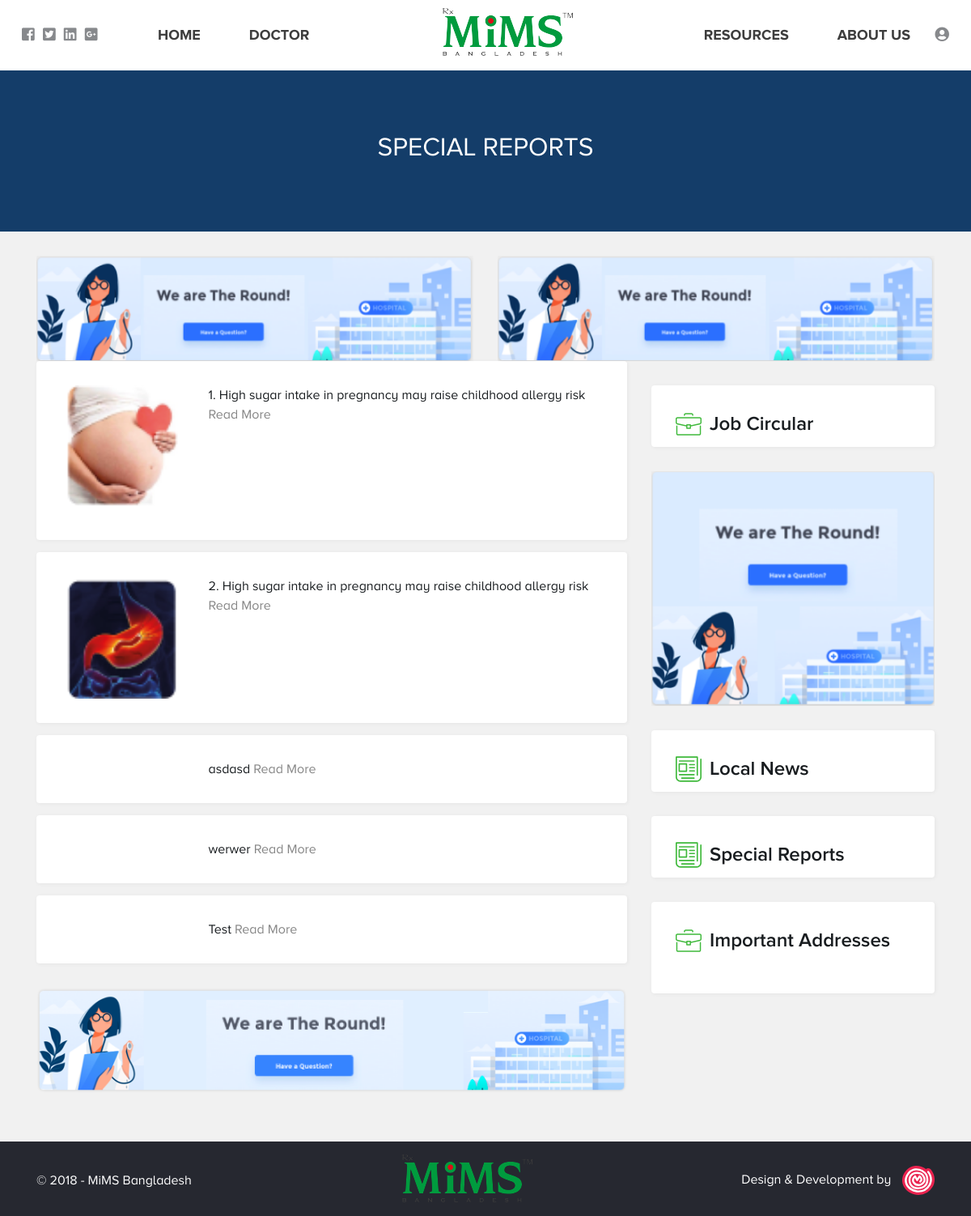
The page /index.php/specialreports/getAllLocalSpecialReports on the database its author committed.
### tables this page shows
CREATE TABLE `mims_specialreports` (
  `ID` bigint(20) NOT NULL,
  `Title` varchar(300) NOT NULL,
  `LinkAddress` varchar(300) NOT NULL,
  `ImagePath` varchar(300) DEFAULT NULL,
  `LastUpdate` timestamp NOT NULL DEFAULT CURRENT_TIMESTAMP,
  `CreatedBy` bigint(20) NOT NULL,
  `IsActive` tinyint(1) NOT NULL DEFAULT '1'
);

### application/controllers/SpecialReports.php (called while the page is built, shortened)
<?php defined('BASEPATH') OR exit('No direct script access allowed');
class SpecialReports extends CI_Controller {
    public function __construct() {
        $this->load->model('SpecialReports_model');
    }
    public function getAllLocalSpecialReports() {
        $data = array();
        list($data['AllSpecialReports'], $data['TotalSpecialReport']) = $this->SpecialReports_model->getAllActiveSpecialReports();
        $this->load->view('front-end/header');
        $this->load->view('js/frontend-common-script');
        $this->load->view('js/frontend-special-report-script');
        $this->load->view('front-end/local-special-reports', $data);
        $this->load->view('front-end/footer');
    }
}

### index.php (called while the page is built, shortened)
<?php
require_once BASEPATH.'core/CodeIgniter.php';

### application/models/SpecialReports_model.php (called while the page is built, shortened)
<?php if ( ! defined('BASEPATH')) exit('No direct script access allowed');
class SpecialReports_model extends GeneralData_model {
    public function getAllActiveSpecialReports() {
        $this->db->select('sr.ID, sr.Title, sr.LinkAddress, sr.ImagePath, sr.IsActive');
        $this->db->from('specialreports AS sr');
        $this->db->where('sr.IsActive', 1);
        $this->db->limit(config_item('per_page_special_report_number'));
        $special_report = $this->db->get()->result_array();
        $this->db->select('sr.ID');
        $this->db->from('specialreports AS sr');
        $this->db->where('sr.IsActive', 1);
        $result = $this->db->get()->result_array();
        return array($special_report, count($result));
    }
}

### application/views/front-end/local-special-reports.php (the view, shortened to what this page needs)
<div class="banner title-banner d-md-flex d-none">
    <h2>Special Reports</h2>
</div>
<div class="container">
    <div class="row">
        <div class="col-md-6 col-12">
            <div class="in-page-advert special-report-advert-top-left">
                <img src="<?php echo base_url();?>application/views/images/add-6.png" alt="">
            </div>
        </div>
        <div class="col-md-6 col-12">
            <div class="in-page-advert special-report-advert-top-right">
                <img src="<?php echo base_url();?>application/views/images/add-6.png" alt="">
            </div>
        </div>
    </div>
</div>
<div class="container">
    <div class="row">
        <div class="col-md-8 col-12">
            <div class="special-report-list container">
                <?php
                foreach ($AllSpecialReports AS $report) {
                    echo '<div class="news-item row">
                    <div class="news-thumb col-3">
                        <img src="'.base_url('SpecialReportImages/'.$report['ImagePath']).'" alt="">
                    </div>
                    <div class="news-info col-9">
                        <a class="news-title" href="'.$report['LinkAddress'].'" target="_blank">'.$report['Title'].'</a>
                        <a href="'.$report['LinkAddress'].'" target="_blank" class="read-more">Read More</a>
                    </div>
                </div>';
                }
                ?>
            </div>
            <div class="in-page-advert special-report-advert-bottom">
                <img src="<?php echo base_url();?>application/views/images/add-12.png" alt="">
            </div>
        </div>
        <div class="col-md-4 col-12">
            <div class="container">
                <div class="row">
                    <div class="content-section col-12" style="padding: 0; height: auto; max-height: none;">
                        <div class="section-header own-pad">
                            <span><img src="<?php echo base_url();?>application/views/images/icons/briefcase.svg" alt="*"></span>Job Circular
                        </div>
                    </div>
                </div>
                <div class="row">
                    <div class="in-page-advert side-col special-report-sidebar-advert">
                        <img src="<?php echo base_url();?>application/views/images/add-4.png" alt="">
                    </div>
                </div>
                <div class="row">
                    <div class="content-section col-12" style="padding: 0; height: auto; max-height: none;">
                        <div class="section-header own-pad">
                            <span><img src="<?php echo base_url();?>application/views/images/icons/newspaper.svg" alt="*"></span>Local News
                        </div>
                    </div>
                </div>
                <div class="row">
                    <div class="content-section col-12" style="padding: 0; height: auto; max-height: none;">
                        <div class="section-header own-pad">
                            <span><img src="<?php echo base_url();?>application/views/images/icons/newspaper.svg" alt="*"></span>Special Reports
                        </div>
                    </div>
                </div>
                <div class="row">
                    <div class="content-section col-12" style="padding: 0; max-height: none;">
                        <div class="section-header own-pad">
                            <span><img src="<?php echo base_url();?>application/views/images/icons/briefcase.svg" alt="*"></span>Important Addresses
                        </div>
                        <ul class="address-list sidebar-assress"></ul>
                    </div>
                </div>
            </div>
        </div>
    </div>
</div>

### application/views/css/base.css (style rules this page uses)
:root { --font-size-regular: 16px; --font-size-medium: 18px; --font-size-header: 24px; --font-size-text: 14px; --font-size-small: 12px; --brand-color: #009b3e; --theme-color-primary: #3fb93b; --theme-color-dark: #005335; --theme-color-red: #ed1b25; --title-color: #191d20; --sub-title-color: #585858; --text-color: #868686; --text-color-white: #ffffff; --text-color-light-gray: #9b9b9b; --th-color: #eeeeee; --body-bg: #f1f1f1; --section-bg: #ffffff; --seconday-bg: #143d69; --footer-bg: #262830; --disabled-btn-bg: #d1d1d1; --social-links-color: #87898C; --medium-border-color: #dddddd; --light-border-color: #e1e1e1; --lighter-border-color: #f1f1f1; --font-regular: 'Proxima Nova', Georgia, sans-serif; --font-light: 'proxima_nova_ltthin', Georgia, sans-serif; --font-medium: 'proxima_nova_ltsemibold', Georgia, sans-serif; --font-bold: 'proxima_nova_altbold', Georgia, sans-serif; --font-black: 'proxima_nova_altblack', Georgia, sans-serif; --section-box-shadow: 1px 1px 5px rgba(0, 0, 0, 0.05); }
body { background-color: var(--body-bg); font-family: var(--font-regular); }
.banner { height: 500px; width: 100%; display: flex; justify-content: center; align-items: center; background-position: bottom center; background-color: var(--seconday-bg); background-size: cover; }
.title-banner { height: 199px; }
.title-banner h2 { font-family: var(--font-regular); text-transform: uppercase; color: var(--text-color-white); }
.in-page-advert { height: 130px; width: 100%; margin-top: 30px; }
.in-page-advert.side-col { height: auto; }
.in-page-advert img { height: 100%; width: 100%; }
.content-section { background-color: var(--section-bg); padding: 24px; margin-top: 30px; max-height: 430px; border-radius: 4px; box-shadow: var(--section-box-shadow); }
.section-header { font-family: var(--font-medium); color: var(--title-color); font-size: var(--font-size-header); margin-bottom: 0px; padding: 10px; }
.section-header.own-pad { padding: 30px 30px 10px 30px; }
.section-header span img { height: 32px; width: auto; margin-right: 10px; position: relative; top: -1px; }
.address-list { padding-left: 30px; padding-bottom: 37px; margin-bottom: 0; }
.news-item { padding: 30px; margin-bottom: 15px; background-color: var(--section-bg); border-radius: 4px; box-shadow: var(--section-box-shadow); }
.news-item .news-thumb { padding-left: 0; }
.news-item .news-thumb img { width: 100%; height: auto; }
.news-item .news-info .news-title { margin-top: 0; margin-bottom: 15px; line-height: 1.2em; color: var(--title-color); }
.news-item .news-info .read-more { color: var(--text-color); }

### rows shown on the page
mims_specialreports: ImagePath (picture), Title "1. High sugar intake in pregnancy may raise childhood allergy risk"
mims_specialreports: ImagePath (picture), Title "2. High sugar intake in pregnancy may raise childhood allergy risk"
mims_specialreports: Title "asdasd"
mims_specialreports: Title "werwer"
mims_specialreports: Title "Test"
